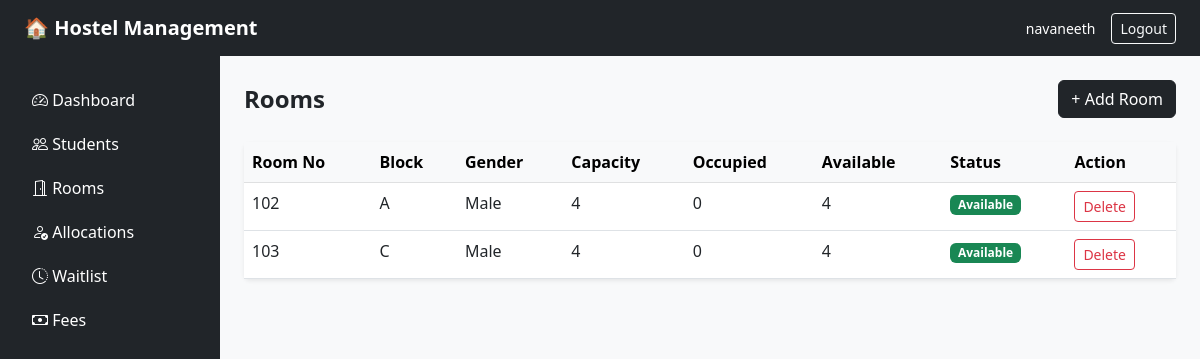
Before: /rooms/ (signed in) with the older database file.
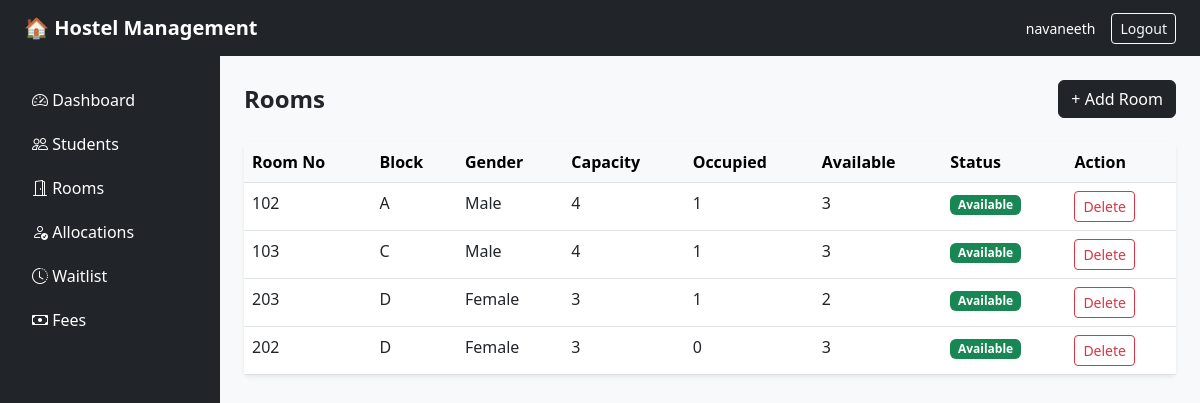
After: the same page with the newer database file.
### allocation/models.py (models this page shows, shortened)
class Room(models.Model):
    GENDER_CHOICES = [
        ('Male', 'Male'),
        ('Female', 'Female'),
    ]
    room_number = models.CharField(max_length=10)
    block = models.CharField(max_length=10)
    gender_type = models.CharField(max_length=10, choices=GENDER_CHOICES)
    capacity = models.PositiveIntegerField()

### allocation/views.py (the view)
# urls.py: path('rooms/', views.room_list, name='room_list'),
@login_required
def room_list(request):
    if not is_admin(request.user):
        return redirect('student_dashboard')
    rooms = Room.objects.all()
    room_data = []
    for room in rooms:
        occupied = Allocation.objects.filter(room=room, status='Active').count()
        room_data.append({
            'room': room,
            'occupied': occupied,
            'available': room.capacity - occupied,
            'is_full': occupied >= room.capacity,
        })
    return render(request, 'allocation/room_list.html', {'room_data': room_data})

### allocation/views.py (called while the page is built)
def is_admin(user):
    return user.is_staff

### allocation/templates/allocation/room_list.html
{% extends 'allocation/base.html' %}
{% block content %}
<div class="d-flex justify-content-between align-items-center mb-4">
    <h4 class="fw-bold mb-0">Rooms</h4>
    <a href="{% url 'room_add' %}" class="btn btn-dark">+ Add Room</a>
</div>
<div class="card border-0 shadow-sm">
    <div class="card-body p-0">
        <table class="table table-hover mb-0">
            <thead class="table-light">
                <tr>
                    <th>Room No</th>
                    <th>Block</th>
                    <th>Gender</th>
                    <th>Capacity</th>
                    <th>Occupied</th>
                    <th>Available</th>
                    <th>Status</th>
                    <th>Action</th>
                </tr>
            </thead>
            <tbody>
                {% for item in room_data %}
                <tr>
                    <td>{{ item.room.room_number }}</td>
                    <td>{{ item.room.block }}</td>
                    <td>{{ item.room.gender_type }}</td>
                    <td>{{ item.room.capacity }}</td>
                    <td>{{ item.occupied }}</td>
                    <td>{{ item.available }}</td>
                    <td>
                        {% if item.is_full %}
                            <span class="badge bg-danger">Full</span>
                        {% else %}
                            <span class="badge bg-success">Available</span>
                        {% endif %}
                    </td>
                    <td>
                        <a href="{% url 'room_delete' item.room.pk %}" class="btn btn-sm btn-outline-danger">Delete</a>
                    </td>
                </tr>
                {% empty %}
                <tr><td colspan="8" class="text-center text-muted py-3">No rooms added yet.</td></tr>
                {% endfor %}
            </tbody>
        </table>
    </div>
</div>
{% endblock %}

Changed rows visible on the page:
computed for Room (number 1 of 4 on the later page): occupied "0" → "1"; available "4" → "3"
computed for Room (number 2 of 4 on the later page): occupied "0" → "1"; available "4" → "3"
added Room: room.room_number "203", room.block "D", room.gender_type "Female", room.capacity "3", occupied "1", available "2"
added Room: room.room_number "202", room.block "D", room.gender_type "Female", room.capacity "3", occupied "0", available "3"
